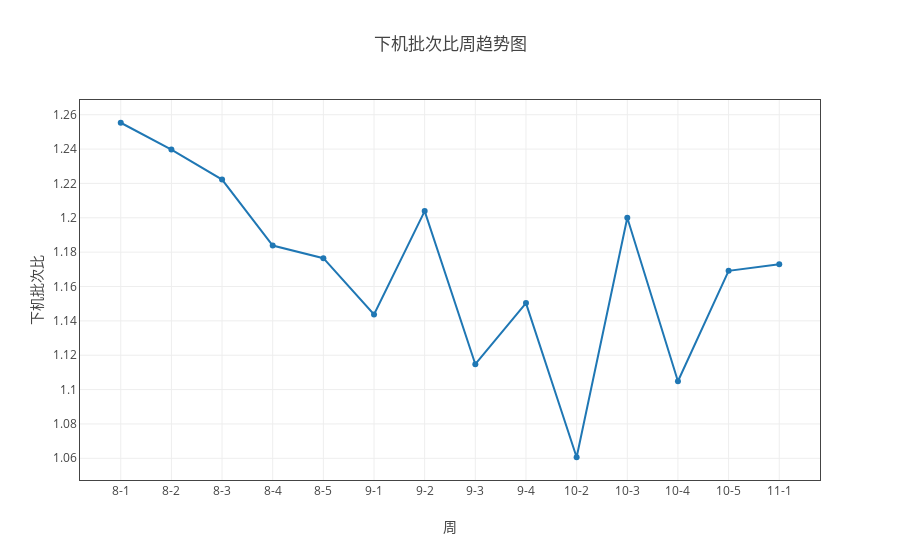

The code cell stored with this chart in its notebook:
### Markdown cell above
#### 下机批次比

### Code cell
ss = myModule.format(all_df1 ,"日期（格式“月-周次”）" ,['下机批次数','下机项目数'])
tt = ss.get_total_ratio([['下机批次比' ,'下机批次数' , '下机项目数','/']] )
myModule.myPlot(myModule.sort_by_index(tt)).plot('line')

ss = myModule.format(all_df1 ,"日期（格式“月-周次”）" ,['下机批次数','下机项目数'])
ss.add_group("组别")
tt = ss.get_total_ratio([['下机批次比' ,'下机批次数' , '下机项目数','/']] )
myModule.myPlot(myModule.sort_by_index(tt)).plot('line')

### Figure 1 — Plotly figure (JSON) as saved in the notebook; plotly's stock layout.template omitted (floating-point values rounded to 4 significant figures)
{"data": [{"name": "下机批次比", "type": "scatter", "uid": "d3ebcf0c-e702-11e8-8ddb-a41f72875c19", "x": ["8-1", "8-2", "8-3", "8-4", "8-5", "9-1", "9-2", "9-3", "9-4", "10-2", "10-3", "10-4", "10-5", "11-1"], "y": [1.255, 1.24, 1.222, 1.184, 1.176, 1.144, 1.204, 1.115, 1.15, 1.061, 1.2, 1.105, 1.169, 1.173]}], "layout": {"title": "下机批次比周趋势图", "xaxis": {"mirror": "all", "nticks": 20, "showgrid": true, "showline": true, "title": "周", "type": "category", "zeroline": true}, "yaxis": {"mirror": "all", "nticks": 20, "showgrid": true, "showline": true, "title": "下机批次比", "zeroline": true}}}
